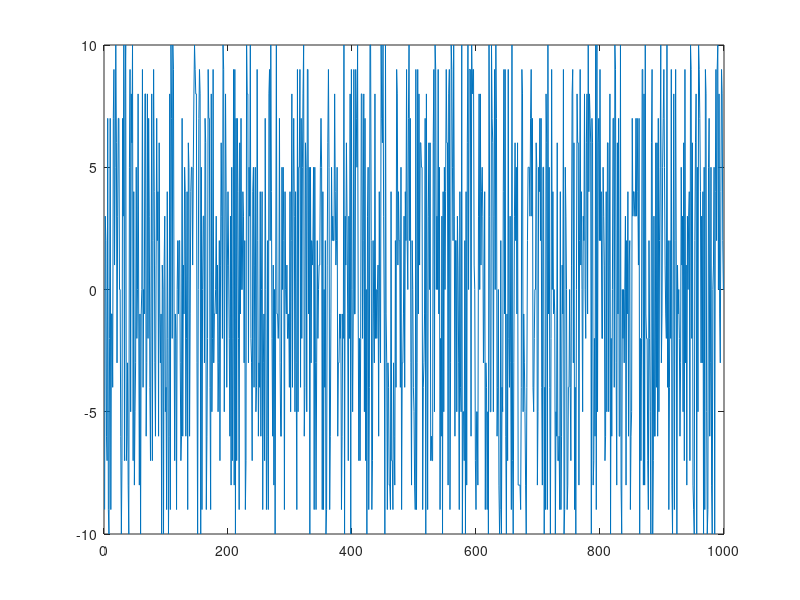

Write the MATLAB code that produced this figure.
#-----------------------------------------------
#-----------------------------------------------
#-----------------------------------------------
#-----------------------------------------------
#-----------------------------------------------
N=1000 #ilosc wierszy
M=1 #ilosc kolumn
a=-10 #zakres minimalny 
b=10 #zakres maksymalny
#-----------------------------------------------
x= randi([a,b],[N,M]); #funkcja losujaca randomowe liczby z zakresu <-10,10>
#-----------------------------------------------
plot(x); # wykres liniowy od punktu do punktu 
#-----------------------------------------------
j=1
tab={}  # tablica, ktora bedzie przechowywala dodatnie argumenty
for i=1:1:N; #petla przechodzaca przez tablice x 
if(x(i)>0);  # instrukcja pobierajaca tylko dodatnie argumenty 
tab(j++) = x(i);
end;
end;
#-----------------------------------------------
x = tab # kontynuujemy strukture danych, czyli przypiujemy x-owi tabLiczbDodatnich
  changed = true; # BubbleSort
S = numel(x); #zwraca liczbe elementow w obiekcie x 
while(changed) 
    changed = false;
    S = S - 1; 
    for i = (1:S)
        if(x{i} > x{i+1})
            x([i i+1]) = x([i+1 i]); 
            changed = true;
        end 
    end
end
x # tablica posortowanych liczb metoda BubbleSort
#-----------------------------------------------
x2=tab # przyjmujemy x2, jako ta sama tablice liczb dodatnich
s=numel(x2)
for i=1:s;
min_index = i;
for j=i+1:s
if x2{min_index} > x2{j}
min_index=j;
end
end
if(min_index~=i)
temp = x2(min_index);
x2(min_index) = x2(i);
x2(i) = temp;
end
end
x2 #tablica posortowanych liczb metoda quicksort 
#-----------------------------------------------
for i=1:1:s-1; # petla sprawdzajaca kazdy element tablic x i x2 w celu weryfikacji zgodnosci
  if x2{i}=x{i};
    printf ("Zgadza sie \n");
end;
end;
#-----------------------------------------------
x3=x2;
#-----------------------------------------------
vector = vertcat(x3{:}); # zamiana tablicy x3 na vector 
#-----------------------------------------------
Srednia=mean(vector) # obliczenie sredniej arytmetycznej
#-----------------------------------------------
Mediana=median(vector) # mediana
#-----------------------------------------------
Kwartyla=quantile(vector) #kwartyla 
#-----------------------------------------------
OdchylenieStandardowe=std(vector) # odchylenie standardowe 
#-----------------------------------------------
vectortab = vector; 
vectortab = vertcat(tab{:}); # zamiana tablicy na vector
err = vectortab-vector; # odchylenie 
odchylenieKwadratowe = err.^2; # odchylenie kwadratowe 
odchylenieSrednioKwadratowe = mean(odchylenieKwadratowe); #odchylenie sredniokwadratowe 
odchylenieSrednioKwadratowe
#-----------------------------------------------
#Pozdrawiam! Pawel Marciniak PUW 2021 D1 Modelowanie i symulacja komputerowa 
#-----------------------------------------------